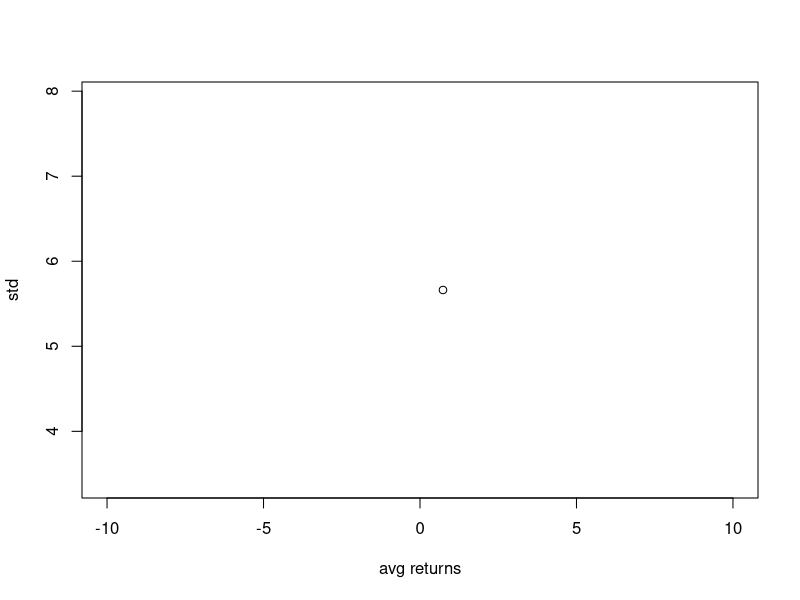

Here is the R script that generated this plot: (Note: this script raises an error after producing the figure.)
## ---- chunk 1
df <- read.csv("APM_Returns.csv")
head(df)
## ---- chunk 2
#Question 1
ave_i <- mean(df$MMM)
std_i <-  sd(df$MMM)
plot(x = ave_i, y = std_i, xlab = "avg returns" , ylab = "std", xlim = c(-10,10))

## ---- chunk 3
cov/var
